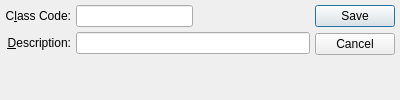
<?xml version="1.0" encoding="UTF-8"?>
<ui version="4.0">
 <comment>This file is part of the xTuple ERP: PostBooks Edition, a free and
open source Enterprise Resource Planning software suite,
Copyright (c) 1999-2011 by OpenMFG LLC, d/b/a xTuple.
It is licensed to you under the Common Public Attribution License
version 1.0, the full text of which (including xTuple-specific Exhibits)
is available at www.xtuple.com/CPAL.  By using this software, you agree
to be bound by its terms.</comment>
 <class>classCode</class>
 <widget class="QDialog" name="classCode">
  <property name="geometry">
   <rect>
    <x>0</x>
    <y>0</y>
    <width>400</width>
    <height>100</height>
   </rect>
  </property>
  <property name="windowTitle">
   <string>Class Code</string>
  </property>
  <layout class="QGridLayout" name="gridLayout_2">
   <item row="0" column="0">
    <layout class="QVBoxLayout" name="verticalLayout">
     <item>
      <layout class="QGridLayout" name="gridLayout">
       <item row="0" column="0">
        <widget class="QLabel" name="_classCodeLit">
         <property name="text">
          <string>C&amp;lass Code:</string>
         </property>
         <property name="alignment">
          <set>Qt::AlignRight|Qt::AlignTrailing|Qt::AlignVCenter</set>
         </property>
         <property name="buddy">
          <cstring>_classCode</cstring>
         </property>
        </widget>
       </item>
       <item row="0" column="1">
        <layout class="QHBoxLayout">
         <property name="spacing">
          <number>0</number>
         </property>
         <item>
          <widget class="XLineEdit" name="_classCode"/>
         </item>
         <item>
          <spacer name="Spacer29">
           <property name="orientation">
            <enum>Qt::Horizontal</enum>
           </property>
           <property name="sizeType">
            <enum>QSizePolicy::Expanding</enum>
           </property>
           <property name="sizeHint" stdset="0">
            <size>
             <width>20</width>
             <height>20</height>
            </size>
           </property>
          </spacer>
         </item>
        </layout>
       </item>
       <item row="1" column="0">
        <widget class="QLabel" name="_descriptionLit">
         <property name="text">
          <string>&amp;Description:</string>
         </property>
         <property name="alignment">
          <set>Qt::AlignRight|Qt::AlignTrailing|Qt::AlignVCenter</set>
         </property>
         <property name="buddy">
          <cstring>_description</cstring>
         </property>
        </widget>
       </item>
       <item row="1" column="1">
        <widget class="XLineEdit" name="_description"/>
       </item>
      </layout>
     </item>
     <item>
      <spacer name="verticalSpacer">
       <property name="orientation">
        <enum>Qt::Vertical</enum>
       </property>
       <property name="sizeHint" stdset="0">
        <size>
         <width>20</width>
         <height>0</height>
        </size>
       </property>
      </spacer>
     </item>
    </layout>
   </item>
   <item row="0" column="1">
    <widget class="QDialogButtonBox" name="_buttonBox">
     <property name="orientation">
      <enum>Qt::Vertical</enum>
     </property>
     <property name="standardButtons">
      <set>QDialogButtonBox::Cancel|QDialogButtonBox::Save</set>
     </property>
    </widget>
   </item>
  </layout>
 </widget>
 <layoutdefault spacing="5" margin="5"/>
 <pixmapfunction>qPixmapFromMimeSource</pixmapfunction>
 <customwidgets>
  <customwidget>
   <class>XLineEdit</class>
   <extends>QLineEdit</extends>
   <header>xlineedit.h</header>
   <container>1</container>
  </customwidget>
 </customwidgets>
 <tabstops>
  <tabstop>_classCode</tabstop>
  <tabstop>_description</tabstop>
 </tabstops>
 <includes>
  <include location="global">parameter.h</include>
 </includes>
 <resources/>
 <connections>
  <connection>
   <sender>_buttonBox</sender>
   <signal>rejected()</signal>
   <receiver>classCode</receiver>
   <slot>reject()</slot>
   <hints>
    <hint type="sourcelabel">
     <x>353</x>
     <y>51</y>
    </hint>
    <hint type="destinationlabel">
     <x>199</x>
     <y>49</y>
    </hint>
   </hints>
  </connection>
 </connections>
</ui>
